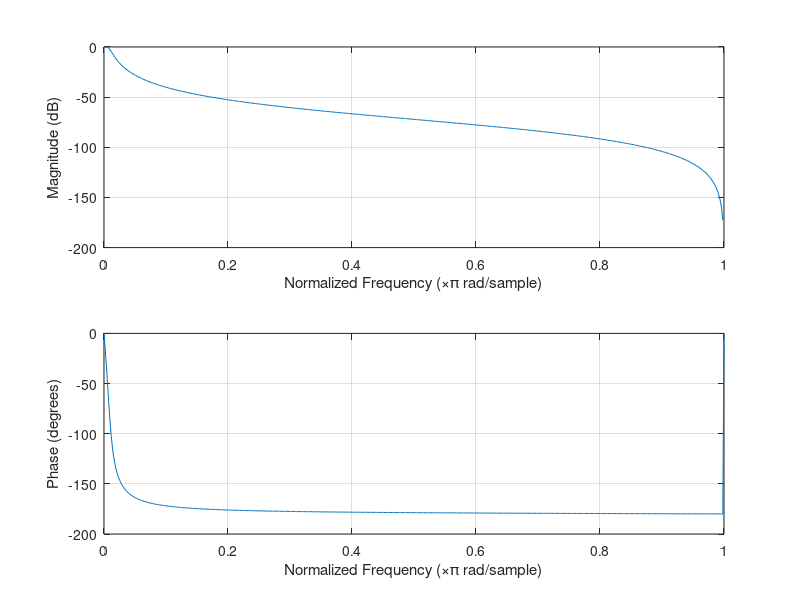

The MATLAB script that drew this image: (Note: this script raises an error after producing the figure.)
%2nd order butter(2,0.01) -3 dB cutoff at 0.01 of sample nyquist frequency (0.5 hz of 50 hz (nyquist of 100 hz sample rate)
%2nd order butter(2,0.10) -3 dB cutoff at 0.10 of sample nyquist frequency (5.0 hz of 50 hz (nyquist of 100 hz sample rate)
%2nd order butter(2,0.20) -3 dB cutoff at 0.20 of sample nyquist frequency (10.0 hz of 50 hz (nyquist of 100 hz sample rate)
%2nd order butter(2,0.90) -3 dB cutoff at 0.90 of sample nyquist frequency (45.0 hz of 50 hz (nyquist of 100 hz sample rate)
%2nd order butter(2,0.95) -3 dB cutoff at 0.95 of sample nyquist frequency (47.5 hz of 50 hz (nyquist of 100 hz sample rate)
%2nd order butter(2,0.80) -3 dB cutoff at 0.80 of sample nyquist frequency (40.0 hz of 50 hz (nyquist of 100 hz sample rate)
%2nd order butter(2,0.0.60) -3 dB cutoff at 0.60 of sample nyquist frequency (30.0 hz of 50 hz (nyquist of 100 hz sample rate)
[b,a]=butter(2,0.01);
[b,a]=butter(2,0.10);
[b,a]=butter(2,0.90);
[b,a]=butter(2,0.95);
[b,a]=butter(2,0.20);
[b,a]=butter(2,0.80);
[b,a]=butter(2,0.60);
[b,a]=butter(2,0.01)
dataIn=randn(100,1);
dataOut = filter(b,a,dataIn);
% Magnitude and Phase Lag
freqz(b,a)
%Root Locus
fvtool(b,a,'Analysis','polezero')
figure;plot(dataIn,'linewidth',2);hold on;plot(dataOut,'linewidth',2);grid;title('filter response');xlabel('sample');ylabel('data');legend('unfiltered','filtered')
